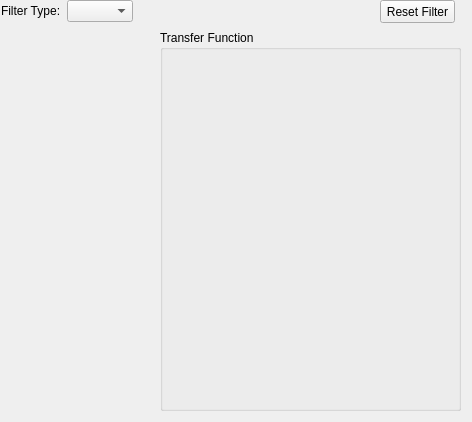
<?xml version="1.0" encoding="UTF-8"?>
<ui version="4.0">
 <class>Form</class>
 <widget class="QWidget" name="Form">
  <property name="geometry">
   <rect>
    <x>0</x>
    <y>0</y>
    <width>472</width>
    <height>422</height>
   </rect>
  </property>
  <property name="windowTitle">
   <string>Form</string>
  </property>
  <widget class="QWidget" name="layoutWidget_2">
   <property name="geometry">
    <rect>
     <x>1</x>
     <y>0</y>
     <width>132</width>
     <height>22</height>
    </rect>
   </property>
   <layout class="QGridLayout" name="gridLayout">
    <item row="0" column="0">
     <widget class="QLabel" name="label">
      <property name="text">
       <string>Filter Type:</string>
      </property>
     </widget>
    </item>
    <item row="0" column="1">
     <widget class="QComboBox" name="filterComboBox"/>
    </item>
   </layout>
  </widget>
  <widget class="QStackedWidget" name="filterParamsStack">
   <property name="geometry">
    <rect>
     <x>1</x>
     <y>30</y>
     <width>151</width>
     <height>381</height>
    </rect>
   </property>
   <property name="currentIndex">
    <number>-1</number>
   </property>
  </widget>
  <widget class="QGroupBox" name="transferFunctionBox">
   <property name="geometry">
    <rect>
     <x>160</x>
     <y>30</y>
     <width>301</width>
     <height>381</height>
    </rect>
   </property>
   <property name="title">
    <string>Transfer Function</string>
   </property>
  </widget>
  <widget class="QPushButton" name="resetFilterButton">
   <property name="geometry">
    <rect>
     <x>380</x>
     <y>0</y>
     <width>75</width>
     <height>23</height>
    </rect>
   </property>
   <property name="text">
    <string>Reset Filter</string>
   </property>
  </widget>
 </widget>
 <resources/>
 <connections>
  <connection>
   <sender>filterComboBox</sender>
   <signal>currentIndexChanged(int)</signal>
   <receiver>filterParamsStack</receiver>
   <slot>setCurrentIndex(int)</slot>
   <hints>
    <hint type="sourcelabel">
     <x>99</x>
     <y>16</y>
    </hint>
    <hint type="destinationlabel">
     <x>99</x>
     <y>53</y>
    </hint>
   </hints>
  </connection>
 </connections>
</ui>
